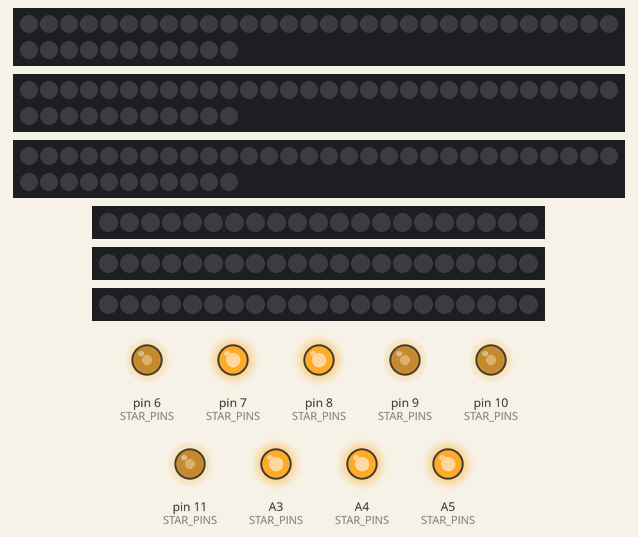
Simulated run of this sketch. Board: Arduino Uno, built with avr-gcc and run on an emulated ATmega328P. Parts: 3 × 41 RGB LEDs in strip order, left to right, continuing on the next row, 3 × 21 RGB LEDs in strip order, left to right, output pins drawn as LEDs (lit = HIGH). The strip is taken to match the declared colour order; random numbers use the default seed unless the sketch sets one.

Above: at 0.18 s.
At 33.27 s:
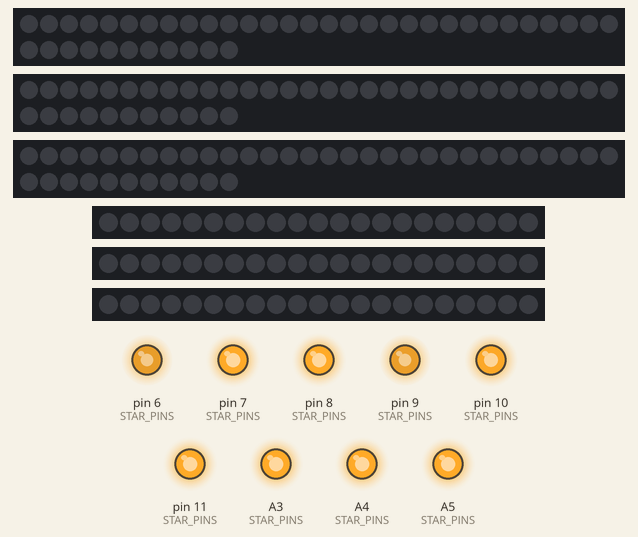
At 39.31 s:
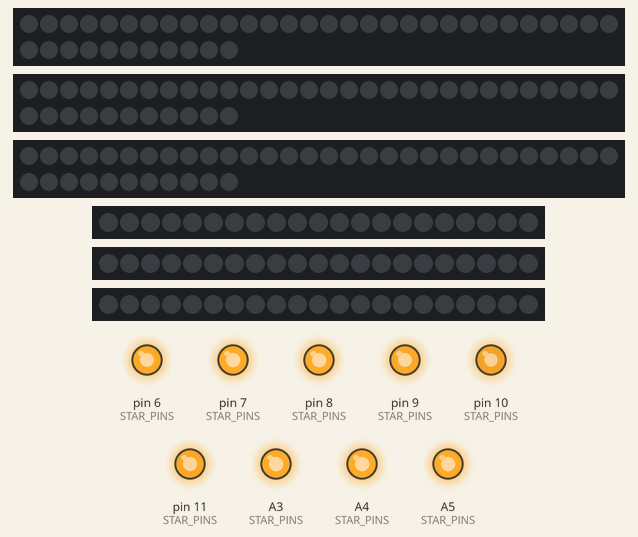
Timing chart, 0 to 40.0 s (numbered marks = the images above):
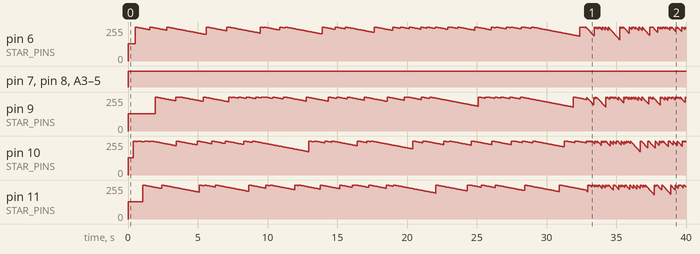

The sketch:

twinkle.ino
```cpp
// ------------------------------- Pin declaration ----------------------------

// 3 City LED strips, each strip 41 pixels
#define CITY_NUM_PIXELS 41
#define NUM_OF_CITY 3
#define CITY_1_PIN 0
#define CITY_2_PIN 1
#define CITY_3_PIN 2

// 3 Base LED strips, each strip 21 pixels
#define BASE_NUM_PIXELS 21
#define NUM_OF_BASE 3
#define BASE_1_PIN 3
#define BASE_2_PIN 4
#define BASE_3_PIN 5

// Starlight pins, individual LEDs
#define NUM_STAR_MAIN 3
#define NUM_STAR_SUB 3
const uint8_t STAR_PINS[3][3] = {
    {6, 7, 8},
    {9, 10, 11},
    {A3, A4, A5}
};

// Ultrasonic sensor
#define TRIG_PIN A0
#define ECHO_PIN A1


// ------------------------- Declaration of strips ----------------------------
// --------- cityStrips[], baseStrips[], initStrips(), showStrips() -----------

#include <Adafruit_NeoPixel.h>

Adafruit_NeoPixel cityStrips[] = {
    Adafruit_NeoPixel(CITY_NUM_PIXELS, CITY_1_PIN, NEO_RGB + NEO_KHZ800),
    Adafruit_NeoPixel(CITY_NUM_PIXELS, CITY_2_PIN, NEO_RGB + NEO_KHZ800),
    Adafruit_NeoPixel(CITY_NUM_PIXELS, CITY_3_PIN, NEO_RGB + NEO_KHZ800)
};

Adafruit_NeoPixel baseStrips[] = {
    Adafruit_NeoPixel(BASE_NUM_PIXELS, BASE_1_PIN, NEO_RGB + NEO_KHZ800),
    Adafruit_NeoPixel(BASE_NUM_PIXELS, BASE_2_PIN, NEO_RGB + NEO_KHZ800),
    Adafruit_NeoPixel(BASE_NUM_PIXELS, BASE_3_PIN, NEO_RGB + NEO_KHZ800)
};

void initStrips()
{
    for (int i = 0; i < NUM_OF_CITY; i++)
    {
        cityStrips[i].begin();
    }

    for (int i = 0; i < NUM_OF_BASE; i++)
    {
        baseStrips[i].begin();
    }
}

void showStrips()
{
    for (int i = 0; i < NUM_OF_CITY; i++)
    {
        cityStrips[i].show();
    }

    for (int i = 0; i < NUM_OF_BASE; i++)
    {
        baseStrips[i].show();
    }
}


// ------------------------- Star LED Interface -------------------------------

// Stores the values / brightness (0-255) of the individual LED in a 2D array
// `showStars()` to actually write the values to the pins
// Other functions are getters and setters to access the 2D array

uint8_t starValues[NUM_STAR_MAIN][NUM_STAR_SUB] = {0};

void setStarValue(uint8_t main, uint8_t sub, uint8_t value)
{
    starValues[main][sub] = value;
}

uint8_t getStarValue(uint8_t main, uint8_t sub)
{
    return starValues[main][sub];
}

void showStars()
{
    for (int i = 0; i < NUM_STAR_MAIN; i++)
        for (int j = 0; j < NUM_STAR_SUB; j++)
            analogWrite(STAR_PINS[i][j], starValues[i][j]);
}

void setAllStars(uint8_t value)
{
    for (int i = 0; i < NUM_STAR_MAIN; i++)
        for (int j = 0; j < NUM_STAR_SUB; j++)
            setStarValue(i, j, value);
}


// ------------------------- Driver code ---------------------------------------

// To allow non blocking animations / effects, don't use delay().
// A call to a `playEffect` function is just to set a specific color
// at that current time.
// Use `tick` as a state for time elapsed, make sure to update it every loop.
#define TICK_MS 50
int tick = 0;

void setup()
{
    initStrips();
}

void loop()
{
    int start = millis();

    playTwinkleStar();
    showStrips();
    showStars();

    while (millis() - start < TICK_MS) delay(1);
    tick++;
}


// ---------------------- Twinkle Star Implementation -------------------------

#define LOWER_VALUE 128
#define UPPER_VALUE 255
#define DECREASE_RATE 1
#define TWINKLE_INTERVAL 2

void playTwinkleStar()
{
    if (tick == 0) setAllStars(LOWER_VALUE);

    // Dim every star each tick
    for (int i = 0; i < NUM_STAR_MAIN; i++)
        for (int j = 0; j < NUM_STAR_SUB; j++)
        {
            setStarValue(i, j, getStarValue(i, j) - DECREASE_RATE);
            if (getStarValue(i, j) < LOWER_VALUE)
                setStarValue(i, j, LOWER_VALUE);
        }

    // Randomly determine which 'star' to twinkle
    if (tick % TWINKLE_INTERVAL == random(TWINKLE_INTERVAL))
    {
        setStarValue(random(NUM_STAR_MAIN), random(NUM_STAR_SUB), UPPER_VALUE);
    }
}
```

Measured:
- by itself, pin 7 (STAR_PINS), pin 8 (STAR_PINS), A3 (STAR_PINS), A4 (STAR_PINS), A5 (STAR_PINS): LOW → HIGH at 0.01 s
